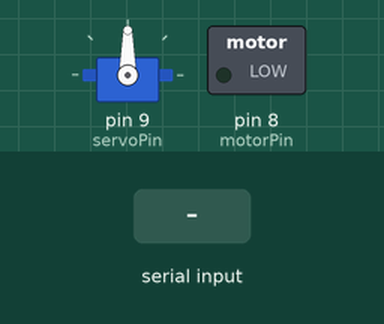
A sketch run on a simulated Arduino Uno, built with avr-gcc and run on an emulated ATmega328P. Parts: servo, switched loads named in the sketch (green lamp = pin HIGH). The test bench sets the inputs (shaded band).

Above: at 1.2 s.
1.3 s: "D" received over Serial
At 2.2 s:
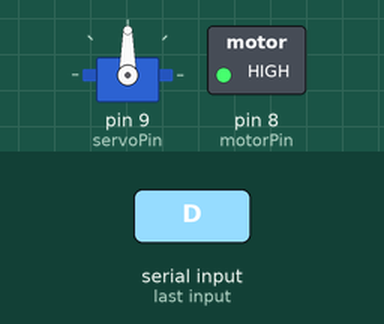
At 10.1 s:
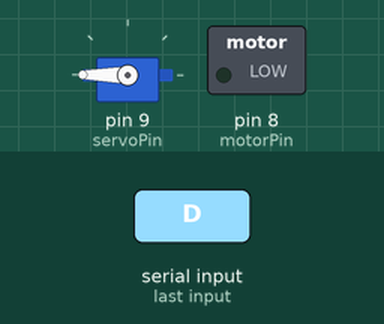
Timing chart, 0 to 10.8 s (numbered marks = the images above; inputs shaded):
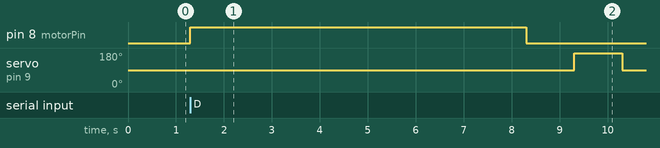

The sketch:

arduino_code.ino
```cpp
#include <Servo.h>

const int motorPin = 8;      // DC motor control pin (ON/OFF)
const int servoPin = 9;      // Servo signal pin
Servo myServo;

void setup() {
  pinMode(motorPin, OUTPUT);
  myServo.attach(servoPin);

  // Start serial communication at 9600 baud rate
  Serial.begin(9600);
}

void loop() {
  if (Serial.available() > 0) {
    char cmd = Serial.read();


    if (cmd == 'D') {
      // Defective bottle detected:
      // Stop the conveyor
      digitalWrite(motorPin, LOW);

      // Run servo motor sequence to handle defective bottle (e.g., divert it)
      digitalWrite(motorPin, HIGH);
      delay(7000);  // Adjust the delay as per your conveyor belt speed
      digitalWrite(motorPin, LOW);
      myServo.write(90);
      delay(1000);
      myServo.write(180);
      delay(1000);

      myServo.write(90);
      delay(1000);

    }
    else if (cmd == 'N') {
      // Non-defective bottle: let it pass.
      // Start conveyor for a short time to move the bottle
      digitalWrite(motorPin, HIGH);
      delay(7000);  // Adjust the delay as per your conveyor belt speed
      digitalWrite(motorPin, LOW);
    }
  }
}
```

Measured:
- after the input at 1.3 s, pin 8 (motorPin): LOW → HIGH at once, → LOW 7.0 s later; servo on pin 9 (servoPin): 90° → 180° after 8.0 s, → 90° 1.0 s later
